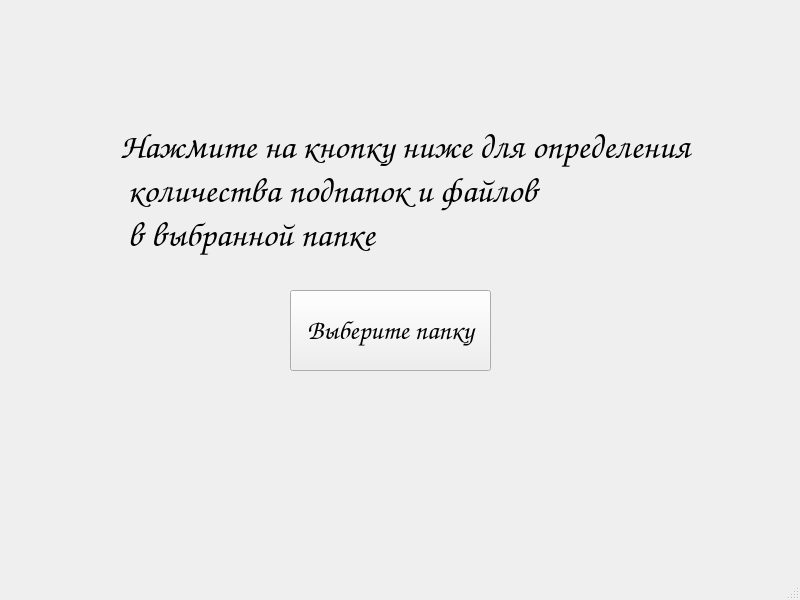
<?xml version="1.0" encoding="UTF-8"?>
<ui version="4.0">
 <class>MainWindow</class>
 <widget class="QMainWindow" name="MainWindow">
  <property name="enabled">
   <bool>true</bool>
  </property>
  <property name="geometry">
   <rect>
    <x>0</x>
    <y>0</y>
    <width>800</width>
    <height>600</height>
   </rect>
  </property>
  <property name="windowTitle">
   <string>MainWindow</string>
  </property>
  <widget class="QWidget" name="centralwidget">
   <widget class="QPushButton" name="openButton">
    <property name="geometry">
     <rect>
      <x>290</x>
      <y>290</y>
      <width>201</width>
      <height>81</height>
     </rect>
    </property>
    <property name="font">
     <font>
      <family>Z003</family>
      <pointsize>20</pointsize>
      <italic>true</italic>
     </font>
    </property>
    <property name="text">
     <string>Выберите папку</string>
    </property>
   </widget>
   <widget class="QLabel" name="label">
    <property name="geometry">
     <rect>
      <x>120</x>
      <y>100</y>
      <width>581</width>
      <height>181</height>
     </rect>
    </property>
    <property name="minimumSize">
     <size>
      <width>581</width>
      <height>0</height>
     </size>
    </property>
    <property name="maximumSize">
     <size>
      <width>581</width>
      <height>16777215</height>
     </size>
    </property>
    <property name="font">
     <font>
      <family>Z003</family>
      <pointsize>26</pointsize>
      <italic>true</italic>
     </font>
    </property>
    <property name="layoutDirection">
     <enum>Qt::LeftToRight</enum>
    </property>
    <property name="frameShape">
     <enum>QFrame::NoFrame</enum>
    </property>
    <property name="text">
     <string>Нажмите на кнопку ниже для определения '
 количества подпапок и файлов 
 в выбранной папке</string>
    </property>
    <property name="textFormat">
     <enum>Qt::AutoText</enum>
    </property>
   </widget>
  </widget>
  <widget class="QMenuBar" name="menubar">
   <property name="geometry">
    <rect>
     <x>0</x>
     <y>0</y>
     <width>800</width>
     <height>22</height>
    </rect>
   </property>
  </widget>
  <widget class="QStatusBar" name="statusbar"/>
 </widget>
 <resources/>
 <connections/>
</ui>
